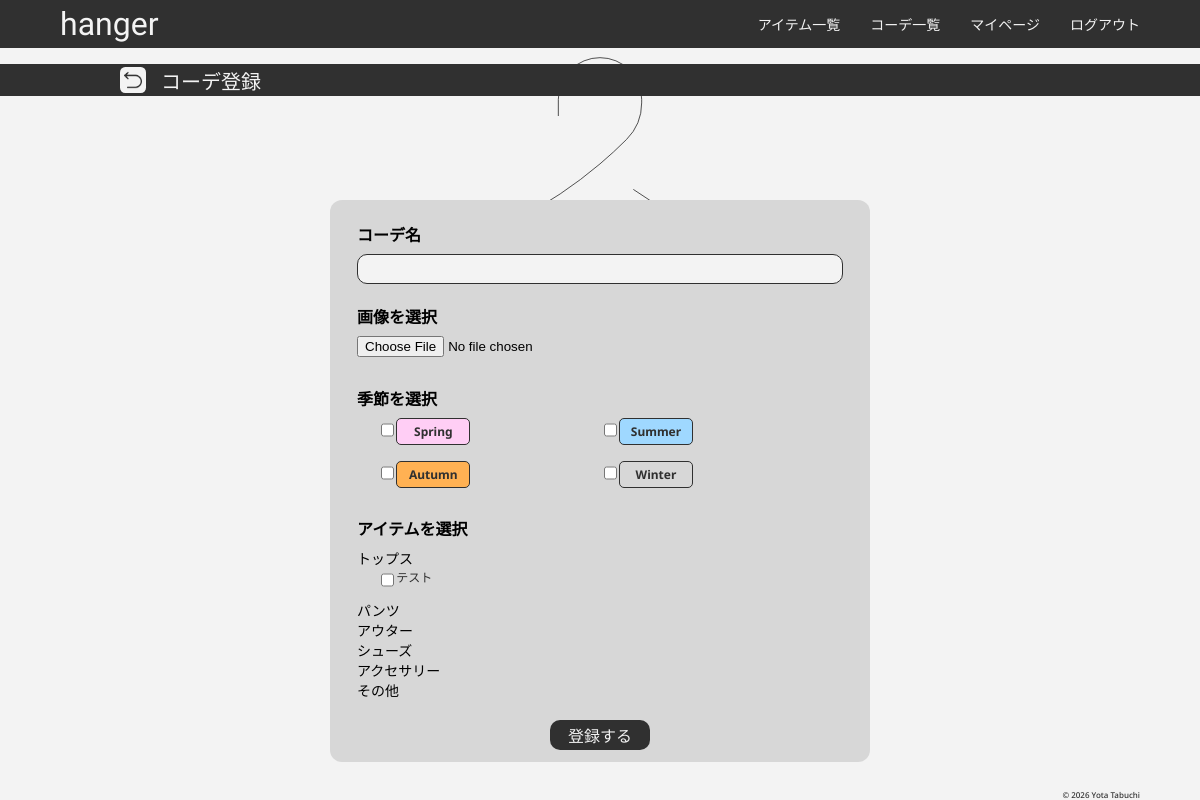
Before: /outfit/create/ (signed in) with the older database file.
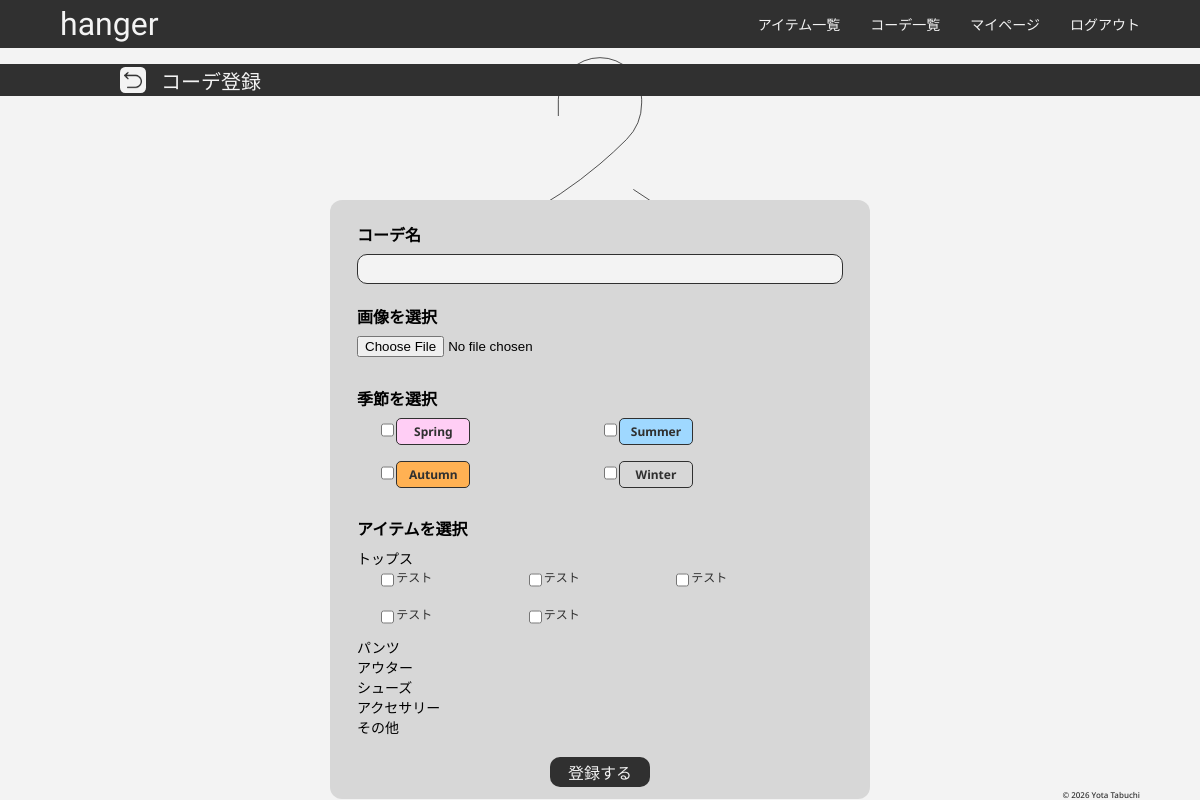
After: the same page with the newer database file.
### hanger/models.py (models this page shows)
class Season(models.Model):    #季節
    name = models.CharField(max_length=100)
    def __str__(self):
        return self.name

class Item(models.Model):   #アイテム
    name = models.CharField(max_length=100)
    brand = models.CharField(max_length=100, null=True)
    thumbnail = models.ImageField(null=True, blank=True)
    category = models.CharField(
        max_length=100,
        choices = CATEGORY
    )
    user = models.ForeignKey('auth.user', on_delete=models.CASCADE)
    def __str__(self):
        return self.name

### hanger/views.py (the view, shortened to what this page needs)
# urls.py: path('outfit/create/', views.CreateOutfitView.as_view(), name='create-outfit'),
class CreateOutfitView(LoginRequiredMixin, CreateView):    #コーデ登録
    template_name = 'hanger/outfit_create.html'
    model = Outfit
    form_class = OutfitForm
    success_url = reverse_lazy('list-outfit')
    def get_form_kwargs(self):
        kwargs = super().get_form_kwargs()
        kwargs['user'] = self.request.user
        return kwargs
    def get_context_data(self, **kwargs):
        ctx = super().get_context_data(**kwargs)
        ctx["item"] = Item.objects.filter(user=self.request.user)
        return ctx

### hanger/forms.py (shortened to what this page needs)
class OutfitForm(forms.ModelForm):    #コーデ登録フォーム
    class Meta:
        model = Outfit
        fields = ['name', 'thumbnail', 'seasons', 'items']
        widgets = {
            'seasons': forms.CheckboxSelectMultiple(),
            'items': forms.CheckboxSelectMultiple(),
        }
    def __init__(self, *args, **kwargs):
            user = kwargs.pop('user', None)
            super().__init__(*args, **kwargs)
            if user:
                self.fields['items'].queryset = Item.objects.filter(user=user)

### hanger/templates/hanger/outfit_create.html (shortened to what the changed rows need)
{% extends 'header_and_back.html' %}
{% load static %}
{% block page-title %}
<div class="detail-create-title-bar-items">
    <h2 class="page-title">コーデ登録</h2>
</div>
{% endblock %}
{% block content_child %}
<div class="item-detail-content">
    <div class="item-detail-items background-grey">
        <form method="post" enctype="multipart/form-data">
            <div class="form-items">
                <div class="checkbox-season-content">
                    {% for checkbox in form.seasons %}
                    <div class="checkbox-items">
                        {{ checkbox.tag }}
                        {% if checkbox.choice_label == 'Spring' %}
                        <div class="background-spring create-season-title-box border-dark bw-1">
                            <label for="{{ checkbox.id_for_label }}" class="create-season-name color-dark">
                                {{ checkbox.choice_label }}
                            </label>
                        </div>
                        {% elif checkbox.choice_label == 'Summer' %}
                        <div class="background-summer create-season-title-box border-dark bw-1">
                            <label for="{{ checkbox.id_for_label }}" class="create-season-name color-dark">
                                {{ checkbox.choice_label }}
                            </label>
                        </div>
                        {% elif checkbox.choice_label == 'Autumn' %}
                        <div class="background-autumn create-season-title-box border-dark bw-1">
                            <label for="{{ checkbox.id_for_label }}" class="create-season-name color-dark">
                                {{ checkbox.choice_label }}
                            </label>
                        </div>
                        {% elif checkbox.choice_label == 'Winter' %}
                        <div class="background-winter create-season-title-box border-dark bw-1">
                            <label for="{{ checkbox.id_for_label }}" class="create-season-name color-dark">
                                {{ checkbox.choice_label }}
                            </label>
                        </div>
                        {% endif %}
                    </div>
                    {% endfor %}
                </div>
            </div>
            <div class="form-items">
                <div class="checkbox-item-content">
                    {% for checkbox in form.items %}
                        {% for im in item %}
                            {% if checkbox.choice_label == im.name %}
                                {% ifchanged %}
                                    {% if im.category == 'トップス' %}
                                        <div class="checkbox-items">
                                            {{ checkbox.tag }}
                                            <label for="{{ checkbox.id_for_label }}" class="checkbox-item-name color-dark">
                                                {{ checkbox.choice_label }}
                                            </label>
                                        </div>
                                    {% endif %}
                                {% endifchanged %}
                            {% endif %}
                        {% endfor %}
                    {% endfor %}
                </div>
            </div>
        </form>
    </div>
</div>
{% endblock %}

Changed rows visible on the page:
added Item: choice_label "テスト"
added Item: choice_label "テスト"
added Item: choice_label "テスト"
added Item: choice_label "テスト"
